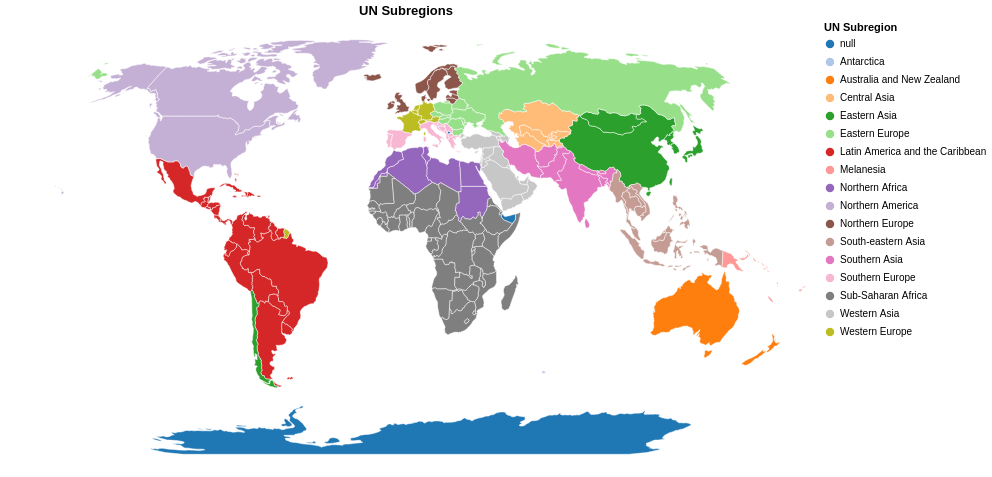

Notebook code cell kept with this figure:
### Markdown cell above
## 2. UN Subregions (18 subregions)

### Code cell
@vlplot(
    width=800, height=450,
    title="UN Subregions",
    projection={type=:naturalEarth1},
) +
@vlplot(
    mark={type=:geoshape, stroke=:white, strokeWidth=0.5},
    data={values=world, format={type=:topojson, feature=:countries}},
    transform=[{
        lookup=:id,
        from={
            data=geo,
            key=:ident_ccode,
            fields=["un_subregion_name", "un_subregion_code"]
        }
    }],
    color={
        field=:un_subregion_name,
        type=:nominal,
        title="UN Subregion",
        scale={scheme=:category20}
    },
    tooltip=[
        {field=:un_subregion_name, type=:nominal, title="Subregion"},
        {field=:un_subregion_code, type=:quantitative, title="Code"}
    ]
)

### Figure 1 — Vega specification as saved in the notebook (floating-point values rounded to 4 significant figures; data arrays with more than 128 entries replaced by an {"elided": "..."} marker saying what was removed)
{"$schema": "https://vega.github.io/schema/vega/v5.json", "background": "white", "data": [{"format": {"feature": "countries", "type": "topojson"}, "name": "source_0", "values": {"arcs": {"elided": "985 rows, 19170 int values in total"}, "objects": {"countries": {"geometries": [{"arcs": [[499, 500, 501, 502, 503, 504]], "id": 4, "type": "Polygon"}, {"arcs": [[[505, 506, 352, 507]], [[354, 508, 509]]], "id": 24, "type": "MultiPolygon"}, {"arcs": [[510, 511, 414, 512, 513, 514]], "id": 8, "type": "Polygon"}, {"arcs": [[312, 515, 314, 516, 517]], "id": 784, "type": "Polygon"}, {"arcs": [[[518, 11]], [[519, 520, 521, 166, 522, 168, 523, 524]]], "id": 32, "type": "MultiPolygon"}, {"arcs": [[525, 526, 527, 528, 529]], "id": 51, "type": "Polygon"}, {"arcs": [[[0]], [[1]], [[2]], [[3]], [[4]], [[5]], [[6]], [[530, 531]]], "id": 10, "type": "MultiPolygon"}, {"arcs": [[13]], "id": 260, "type": "Polygon"}, {"arcs": [[[14]], [[24]]], "id": 36, "type": "MultiPolygon"}, {"arcs": [[532, 533, 534, 535, 536, 537, 538]], "id": 40, "type": "Polygon"}, {"arcs": [[[539, -528]], [[484, 540, 479, 541, -526, 542, 543]]], "id": 31, "type": "MultiPolygon"}, {"arcs": [[544, 545, 546]], "id": 108, "type": "Polygon"}, {"arcs": [[547, 548, 549, 550, 437]], "id": 56, "type": "Polygon"}, {"arcs": [[551, 552, 553, 554, 366]], "id": 204, "type": "Polygon"}, {"arcs": [[555, 556, 557, -553, 558, 559]], "id": 854, "type": "Polygon"}, {"arcs": [[560, 561, 289, 562]], "id": 50, "type": "Polygon"}, {"arcs": [[563, 404, 564, 565, 566, 567]], "id": 100, "type": "Polygon"}, {"arcs": [[[71]], [[73]], [[74]]], "id": 44, "type": "MultiPolygon"}, {"arcs": [[568, 569, 570]], "id": 70, "type": "Polygon"}, {"arcs": [[571, 572, 573, 574, 575]], "id": 112, "type": "Polygon"}, {"arcs": [[576, 145, 577]], "id": 84, "type": "Polygon"}, {"arcs": [[578, 579, 580, 581, -525]], "id": 68, "type": "Polygon"}, {"arcs": [[-521, 582, -581, 583, 584, 585, 586, 587, 588, 164, 589]], "id": 76, "type": "Polygon"}, {"arcs": [[48, 590]], "id": 96, "type": "Polygon"}, {"arcs": [[591, 592]], "id": 64, "type": "Polygon"}, {"arcs": [[593, 594, 595, 596]], "id": 72, "type": "Polygon"}, {"arcs": [[597, 598, 599, 600, 601, 602, 603]], "id": 140, "type": "Polygon"}, {"arcs": [[[84]], [[85]], [[86]], [[87]], [[88]], [[96]], [[97]], [[99]], [[101]], [[103]], [[604, 107, 605, 109, 606, 111, 607, 113, 608, 115, 609, 117, 610, 199, 611, 201, 612, 215, 613, 217, 614, 219, 615, 221]], [[616, 223]], [[224]], [[225]], [[226]], [[227]], [[229]], [[230, 617, 232, 618]], [[235]], [[237]], [[238]], [[240]], [[241]], [[485]], [[486]], [[488]], [[489]], [[490]], [[496]], [[497]]], "id": 124, "type": "MultiPolygon"}, {"arcs": [[-536, 619, 620, 621]], "id": 756, "type": "Polygon"}, {"arcs": [[[-519, 622, 623, 624]], [[-524, 169, 625, 171, 626, -579]]], "id": 152, "type": "MultiPolygon"}, {"arcs": [[[64]], [[627, 274, 628, 276, 629, 278, 630, 280, 631, 632, 633, 634, 635, -593, 636, 637, 638, 639, -503, 640, 641, 642, 643, 644, 645]]], "id": 156, "type": "MultiPolygon"}, {"arcs": [[369, 646, 647, 648, -556, 649]], "id": 384, "type": "Polygon"}, {"arcs": [[650, 651, 652, 359, 653, 654, 655, 656, -604, 657]], "id": 120, "type": "Polygon"}, {"arcs": [[658, 659, -545, 660, 661, 662, 663, -508, 353, -510, 664, -602, 665]], "id": 180, "type": "Polygon"}, {"arcs": [[-509, 355, 666, -658, -603, -665]], "id": 178, "type": "Polygon"}, {"arcs": [[667, 174, 668, 155, 669, -585, 670]], "id": 170, "type": "Polygon"}, {"arcs": [[178, 671, 151, 672]], "id": 188, "type": "Polygon"}, {"arcs": [[70]], "id": 192, "type": "Polygon"}, {"arcs": [[77, 673]], "id": -99, "type": "Polygon"}, {"arcs": [[76, -674]], "id": 196, "type": "Polygon"}, {"arcs": [[-538, 674, 675, 676]], "id": 203, "type": "Polygon"}, {"arcs": [[445, 677, -675, -537, -622, 678, 679, -549, 680, 441, 681]], "id": 276, "type": "Polygon"}, {"arcs": [[337, 682, 683, 684]], "id": 262, "type": "Polygon"}, {"arcs": [[[92]], [[-682, 442, 685, 444]]], "id": 208, "type": "MultiPolygon"}, {"arcs": [[62, 686]], "id": 214, "type": "Polygon"}, {"arcs": [[687, 688, 689, 690, 691, 384, 692, 693]], "id": 12, "type": "Polygon"}, {"arcs": [[173, -668, 694]], "id": 218, "type": "Polygon"}, {"arcs": [[333, 695, 696, 390, 697]], "id": 818, "type": "Polygon"}, {"arcs": [[698, 699, 700, 336, -685]], "id": 232, "type": "Polygon"}, {"arcs": [[431, 701, 433, 702, 427, 703, 429, 704]], "id": 724, "type": "Polygon"}, {"arcs": [[450, 705, 706]], "id": 233, "type": "Polygon"}, {"arcs": [[-684, 707, 708, 709, 710, 711, 712, -699]], "id": 231, "type": "Polygon"}, {"arcs": [[713, 452, 714, 715, 455, 716, 717]], "id": 246, "type": "Polygon"}, {"arcs": [[[18]], [[19]], [[20]]], "id": 242, "type": "MultiPolygon"}, {"arcs": [[12]], "id": 238, "type": "Polygon"}, {"arcs": [[[718, 719, 163, -589]], [[82]], [[720, -679, -621, 721, 426, -703, 434, 722, 436, -551]]], "id": 250, "type": "MultiPolygon"}, {"arcs": [[356, 723, -651, -667]], "id": 266, "type": "Polygon"}, {"arcs": [[[724, 90]], [[725, 726, 727, 728, 729, 730, 731, 732]]], "id": 826, "type": "MultiPolygon"}, {"arcs": [[400, 733, -543, -530, 734]], "id": 268, "type": "Polygon"}, {"arcs": [[368, -650, -560, 735]], "id": 288, "type": "Polygon"}, {"arcs": [[736, 737, 374, 738, 739, 740, -648]], "id": 324, "type": "Polygon"}, {"arcs": [[741, 377]], "id": 270, "type": "Polygon"}, {"arcs": [[375, 742, -739]], "id": 624, "type": "Polygon"}, {"arcs": [[357, -652, -724]], "id": 226, "type": "Polygon"}, {"arcs": [[[78]], [[407, 743, 409, 744, 411, 745, 413, -512, 746, -566, 747]]], "id": 300, "type": "MultiPolygon"}, {"arcs": [[498]], "id": 304, "type": "Polygon"}, {"arcs": [[185, 748, -578, 146, 749, 750]], "id": 320, "type": "Polygon"}, {"arcs": [[161, 751, -587, 752]], "id": 328, "type": "Polygon"}, {"arcs": [[182, 753, 754, -750, 147, 755, 149, 756]], "id": 340, "type": "Polygon"}, {"arcs": [[757, -571, 758, 417, 759, 419, 760, 761]], "id": 191, "type": "Polygon"}, {"arcs": [[-687, 63]], "id": 332, "type": "Polygon"}, {"arcs": [[-533, 762, 763, 764, 765, -762, 766]], "id": 348, "type": "Polygon"}, {"arcs": [[[26]], [[767, 30]], [[31]], [[32]], [[35]], [[36]], [[39]], [[40]], [[768, 43]], [[44]], [[45]], [[769, 50]], [[46]]], "id": 360, "type": "MultiPolygon"}, {"arcs": [[-639, 770, -637, -592, -636, 771, -563, 290, 772, 292, 773, 294, 774, 296, 775]], "id": 356, "type": "Polygon"}, {"arcs": [[91, -725]], "id": 372, "type": "Polygon"}, {"arcs": [[776, -505, 777, 300, 778, 302, 779, 780, 781, -540, -527, -542, 480]], "id": 364, "type": "Polygon"}, {"arcs": [[782, 783, 784, 785, 786, -781, 787]], "id": 368, "type": "Polygon"}, {"arcs": [[100]], "id": 352, "type": "Polygon"}, {"arcs": [[788, 789, -698, 391, 790, 791, 792]], "id": 376, "type": "Polygon"}, {"arcs": [[[79]], [[80]], [[793, 421, 794, 423, 795, 425, -722, -620, -535]]], "id": 380, "type": "MultiPolygon"}, {"arcs": [[61]], "id": 388, "type": "Polygon"}, {"arcs": [[796, -785, 797, 332, -790, 798, -793]], "id": 400, "type": "Polygon"}, {"arcs": [[[75]], [[81]], [[83]]], "id": 392, "type": "MultiPolygon"}, {"arcs": [[799, 800, 482, 801, -643, 802]], "id": 398, "type": "Polygon"}, {"arcs": [[342, 803, 804, 805, -710, 806]], "id": 404, "type": "Polygon"}, {"arcs": [[-803, -642, 807, 808]], "id": 417, "type": "Polygon"}, {"arcs": [[809, 810, 811, 283]], "id": 116, "type": "Polygon"}, {"arcs": [[265, 812, 267, 813]], "id": 410, "type": "Polygon"}, {"arcs": [[-515, 814, 815, 816]], "id": -99, "type": "Polygon"}, {"arcs": [[304, 817, -783]], "id": 414, "type": "Polygon"}, {"arcs": [[818, 819, -634, 820, -811]], "id": 418, "type": "Polygon"}, {"arcs": [[-791, 392, 821]], "id": 422, "type": "Polygon"}, {"arcs": [[370, 822, 372, 823, -737, -647]], "id": 430, "type": "Polygon"}, {"arcs": [[824, -694, 825, 388, 826, -697, 827, 828]], "id": 434, "type": "Polygon"}, {"arcs": [[52]], "id": 144, "type": "Polygon"}, {"arcs": [[829]], "id": 426, "type": "Polygon"}, {"arcs": [[830, 448, 831, -572, 832]], "id": 440, "type": "Polygon"}, {"arcs": [[-680, -721, -550]], "id": 442, "type": "Polygon"}, {"arcs": [[449, -707, 833, -573, -832]], "id": 428, "type": "Polygon"}, {"arcs": [[-692, 834, 835, 836, 837, 383]], "id": 504, "type": "Polygon"}, {"arcs": [[838, 839]], "id": 498, "type": "Polygon"}, {"arcs": [[23]], "id": 450, "type": "Polygon"}, {"arcs": [[840, -577, -749, 186, 841, 188, 842, 190, 843, 192, 844, 194, 845]], "id": 484, "type": "Polygon"}, {"arcs": [[-817, 846, -567, -747, -511]], "id": 807, "type": "Polygon"}, {"arcs": [[847, -689, 848, -557, -649, -741, 849]], "id": 466, "type": "Polygon"}, {"arcs": [[287, -561, -772, -635, -820, 850]], "id": 104, "type": "Polygon"}, {"arcs": [[416, -759, -570, 851, -815, -514, 852]], "id": 499, "type": "Polygon"}, {"arcs": [[853, -645]], "id": 496, "type": "Polygon"}, {"arcs": [[854, 344, 855, 856, 347, 857, 858, 859, 860, 861, 862]], "id": 508, "type": "Polygon"}, {"arcs": [[863, 379, 864, -690, -848]], "id": 478, "type": "Polygon"}, {"arcs": [[-863, 865, 866]], "id": 454, "type": "Polygon"}, {"arcs": [[[285, 867]], [[-770, 47, -591, 49]]], "id": 458, "type": "MultiPolygon"}, {"arcs": [[351, -507, 868, -595, 869]], "id": 516, "type": "Polygon"}, {"arcs": [[17]], "id": 540, "type": "Polygon"}, {"arcs": [[-558, -849, -688, -825, 870, -656, 871, -554]], "id": 562, "type": "Polygon"}, {"arcs": [[361, 872, 363, 873, 365, -555, -872, -655]], "id": 566, "type": "Polygon"}, {"arcs": [[179, 874, 181, -757, 150, -672]], "id": 558, "type": "Polygon"}, {"arcs": [[-681, -548, 438, 875, 440]], "id": 528, "type": "Polygon"}, {"arcs": [[[876, -718, 877, 457, 878, 459, 879, 461]], [[487]], [[492]], [[493]]], "id": 578, "type": "MultiPolygon"}, {"arcs": [[-771, -638]], "id": 524, "type": "Polygon"}, {"arcs": [[[15]], [[16]]], "id": 554, "type": "MultiPolygon"}, {"arcs": [[[880, 319, 881, 882, 883, -517, 315, 884, 317]], [[-516, 313]]], "id": 512, "type": "MultiPolygon"}, {"arcs": [[-640, -776, 297, 885, 299, -778, -504]], "id": 586, "type": "Polygon"}, {"arcs": [[175, 886, 177, -673, 152, 887, 154, -669]], "id": 591, "type": "Polygon"}, {"arcs": [[-627, 172, -695, -671, -584, -580]], "id": 604, "type": "Polygon"}, {"arcs": [[[51]], [[54]], [[55]], [[56]], [[57]], [[58]], [[59]]], "id": 608, "type": "MultiPolygon"}, {"arcs": [[[37]], [[38]], [[-769, 42]], [[41]]], "id": 598, "type": "MultiPolygon"}, {"arcs": [[-678, 446, 888, -833, -576, 889, 890, -676]], "id": 616, "type": "Polygon"}, {"arcs": [[60]], "id": 630, "type": "Polygon"}, {"arcs": [[262, 891, 264, -814, 892, 269, 893, 271, 894, 273, -628, 895]], "id": 408, "type": "Polygon"}, {"arcs": [[-705, 430]], "id": 620, "type": "Polygon"}, {"arcs": [[-582, -583, -520]], "id": 600, "type": "Polygon"}, {"arcs": [[-799, -789]], "id": 275, "type": "Polygon"}, {"arcs": [[308, 896, 310, 897]], "id": 634, "type": "Polygon"}, {"arcs": [[898, -840, 899, 403, -564, 900, -765]], "id": 642, "type": "Polygon"}, {"arcs": [[[89]], [[-889, 447, -831]], [[102]], [[104]], [[105]], [[228]], [[234]], [[236]], [[239]], [[901, 243, 902, 245, 903, 247, 904, 249, 905, 251, 906, 253, 907, 255, 908, 257, 909, 259, 910, 261, -896, -646, -854, -644, -802, 483, -544, -734, 401, 911, -574, -834, -706, 451, -714, -877, 912, 913, 914, 915, 464, 916, 466, 917, 468, 918, 470, 919, 920, 473, 921, 475, 922, 477]], [[491]], [[494]], [[495]]], "id": 643, "type": "MultiPolygon"}, {"arcs": [[923, -546, -660, 924]], "id": 646, "type": "Polygon"}, {"arcs": [[-691, -865, 380, -835]], "id": 732, "type": "Polygon"}, {"arcs": [[925, 329, 926, 331, -798, -784, -818, 305, 927, 307, -898, 311, -518, -884, 928]], "id": 682, "type": "Polygon"}, {"arcs": [[-599, 929, -828, -696, 334, -700, -713, 930, 931, 932]], "id": 729, "type": "Polygon"}, {"arcs": [[-711, -806, 933, -666, -601, 934, -932, 935]], "id": 728, "type": "Polygon"}, {"arcs": [[378, -864, -850, -740, -743, 376, -742]], "id": 686, "type": "Polygon"}, {"arcs": [[[25]], [[27]], [[28]], [[33]], [[34]]], "id": 90, "type": "MultiPolygon"}, {"arcs": [[373, -738, -824]], "id": 694, "type": "Polygon"}, {"arcs": [[184, -751, -755, 936]], "id": 222, "type": "Polygon"}, {"arcs": [[-708, -683, 338, 937, 340, 938]], "id": -99, "type": "Polygon"}, {"arcs": [[-807, -709, -939, 341]], "id": 706, "type": "Polygon"}, {"arcs": [[-568, -847, -816, -852, -569, -758, -766, -901]], "id": 688, "type": "Polygon"}, {"arcs": [[162, -720, 939, -588, -752]], "id": 740, "type": "Polygon"}, {"arcs": [[-891, 940, -763, -539, -677]], "id": 703, "type": "Polygon"}, {"arcs": [[-534, -767, -761, 420, -794]], "id": 705, "type": "Polygon"}, {"arcs": [[-878, -717, 456]], "id": 752, "type": "Polygon"}, {"arcs": [[941, -859]], "id": 748, "type": "Polygon"}, {"arcs": [[-797, -792, -822, 393, 942, -786]], "id": 760, "type": "Polygon"}, {"arcs": [[-871, -829, -930, -598, -657]], "id": 148, "type": "Polygon"}, {"arcs": [[-736, -559, -552, 367]], "id": 768, "type": "Polygon"}, {"arcs": [[284, -868, 286, -851, -819, -810]], "id": 764, "type": "Polygon"}, {"arcs": [[-808, -641, -502, 943]], "id": 762, "type": "Polygon"}, {"arcs": [[-777, 481, -801, 944, -500]], "id": 795, "type": "Polygon"}, {"arcs": [[29, -768]], "id": 626, "type": "Polygon"}, {"arcs": [[53]], "id": 780, "type": "Polygon"}, {"arcs": [[-693, 385, 945, 387, -826]], "id": 788, "type": "Polygon"}, {"arcs": [[[399, -735, -529, -782, -787, -943, 394, 946, 947, 397, 948]], [[949, -748, -565, 405]]], "id": 792, "type": "MultiPolygon"}, {"arcs": [[72]], "id": 158, "type": "Polygon"}, {"arcs": [[-804, 343, -855, -867, 950, -663, 951, -661, -547, -924, 952]], "id": 834, "type": "Polygon"}, {"arcs": [[-925, -659, -934, -805, -953]], "id": 800, "type": "Polygon"}, {"arcs": [[-912, 402, -900, -839, -899, -764, -941, -890, -575]], "id": 804, "type": "Polygon"}, {"arcs": [[-590, 165, -522]], "id": 858, "type": "Polygon"}, {"arcs": [[[65]], [[66]], [[67]], [[68]], [[69]], [[118, 953, 120, 954, 122, 955, 124, 956, 126, 957, 128, 958, 130, 959, 132, 960, 134, 961, 136, 962, 138, 963, 140, 964, 142, -846, 195, 965, 966, 967, 968, 969, -611]], [[93]], [[95]], [[98]], [[-613, 202, 970, 204, 971, 206, 972, 208, 973, 210, 974, 212, 975, 214]]], "id": 840, "type": "MultiPolygon"}, {"arcs": [[-945, -800, -809, -944, -501]], "id": 860, "type": "Polygon"}, {"arcs": [[156, 976, 158, 977, 160, -753, -586, -670]], "id": 862, "type": "Polygon"}, {"arcs": [[282, -812, -821, -633]], "id": 704, "type": "Polygon"}, {"arcs": [[[21]], [[22]]], "id": 548, "type": "MultiPolygon"}, {"arcs": [[321, 978, 323, 979, 325, 980, 327, -929, -883, 981]], "id": 887, "type": "Polygon"}, {"arcs": [[982, 350, -870, -594, 983, -860, -942, -858, 348], [-830]], "id": 710, "type": "Polygon"}, {"arcs": [[-866, -862, 984, -596, -869, -506, -664, -951]], "id": 894, "type": "Polygon"}, {"arcs": [[-984, -597, -985, -861]], "id": 716, "type": "Polygon"}], "type": "GeometryCollection"}, "land": {"arcs": {"elided": "127 rows, 499 int values in total"}, "type": "MultiPolygon"}}, "transform": {"scale": [0.0036, 0.001693], "translate": [-180, -85.61]}, "type": "Topology"}}, {"name": "source_1", "values": {"elided": "209 records"}}, {"name": "data_0", "source": "source_0", "transform": [{"fields": ["id"], "from": "source_1", "key": "ident_ccode", "type": "lookup", "values": ["un_subregion_name", "un_subregion_code"]}]}], "height": 450, "legends": [{"encode": {"symbols": {"update": {"stroke": {"value": "white"}}}}, "fill": "color", "symbolType": "circle", "title": "UN Subregion"}], "marks": [{"encode": {"update": {"ariaRoleDescription": {"value": "geoshape"}, "description": {"signal": "\"UN Subregion: \" + (isValid(datum[\"un_subregion_name\"]) ? datum[\"un_subregion_name\"] : \"\"+datum[\"un_subregion_name\"]) + \"; Subregion: \" + (isValid(datum[\"un_subregion_name\"]) ? datum[\"un_subregion_name\"] : \"\"+datum[\"un_subregion_name\"]) + \"; Code: \" + (format(datum[\"un_subregion_code\"], \"\"))"}, "fill": {"field": "un_subregion_name", "scale": "color"}, "stroke": {"value": "white"}, "strokeWidth": {"value": 0.5}, "tooltip": {"signal": "{\"Subregion\": isValid(datum[\"un_subregion_name\"]) ? datum[\"un_subregion_name\"] : \"\"+datum[\"un_subregion_name\"], \"Code\": format(datum[\"un_subregion_code\"], \"\")}"}}}, "from": {"data": "data_0"}, "name": "layer_0_marks", "style": ["geoshape"], "transform": [{"projection": "projection", "type": "geoshape"}], "type": "shape"}], "padding": 5, "projections": [{"fit": {"signal": "data('data_0')"}, "name": "projection", "size": {"signal": "[width, height]"}, "type": "naturalEarth1"}], "scales": [{"domain": {"data": "data_0", "field": "un_subregion_name", "sort": true}, "name": "color", "range": {"scheme": "category20"}, "type": "ordinal"}], "style": "view", "title": {"frame": "group", "text": "UN Subregions"}, "width": 800}
